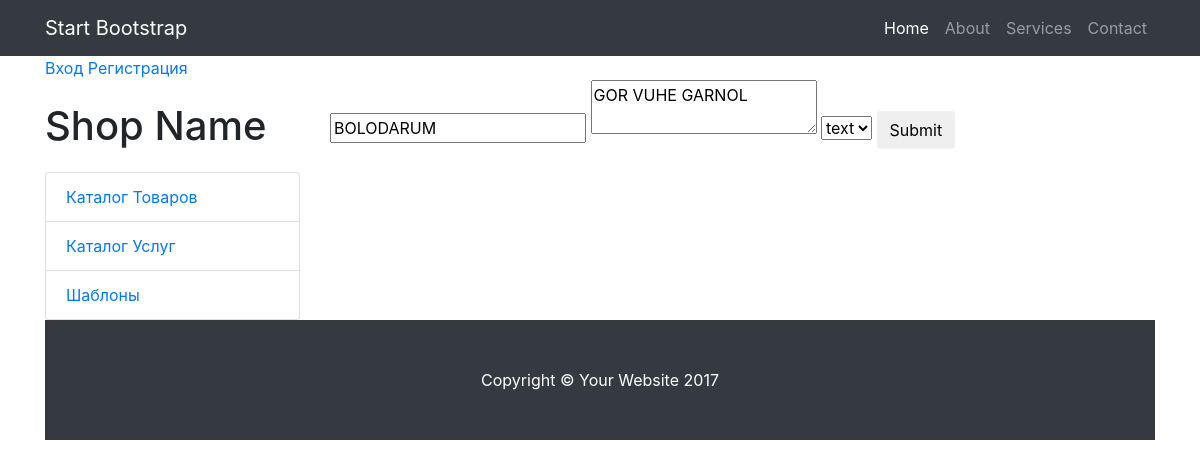
/prodedit.php?id=8, run on the app's committed database.
### tables this page shows
CREATE TABLE IF NOT EXISTS `catalogs` (
  `id` int(11) NOT NULL AUTO_INCREMENT,
  `name` tinytext NOT NULL,
  `body` text NOT NULL,
  `type` tinytext NOT NULL,
  PRIMARY KEY (`id`)
);

CREATE TABLE IF NOT EXISTS `products` (
  `id` int(11) NOT NULL AUTO_INCREMENT,
  `name` tinytext NOT NULL,
  `body` text NOT NULL,
  `picture` tinytext NOT NULL,
  `price` tinytext NOT NULL,
  `vip` tinytext NOT NULL,
  `putdate` tinytext NOT NULL,
  `url` tinytext NOT NULL,
  `product_code` tinytext NOT NULL,
  `status` tinytext NOT NULL,
  `catalog_id` int(11) NOT NULL,
  `user_id` int(11) NOT NULL,
  PRIMARY KEY (`id`)
);

### prodedit.php (the view, shortened to what this page needs)
<?php require_once('templates/top.php');
if($_GET['id']){
	$id = (int)$_GET['id'];
}else{
	$id=0;
}
$query ="SELECT * FROM products WHERE id=$id";
$adr = mysqli_query($db_con,$query);
$product = mysqli_fetch_array($adr);
?>
<form action="prodedit.php?id=<? echo $id?>">
<input type="text" name="text" value="<? echo$product['name']?>" />
<textarea name="body">
<? echo $product['body']?>
</textarea>
<select>
<option
<?($products['catalog_id'] ==$cats['id'])?'selected':''?>>
text</option>
</select>
  <button type="submit" class="btn btn-default">Submit</button>
</form>
<?php require_once('templates/bottom.php'); ?>

### templates/top.php (shortened to what this page needs)
<?php require_once('config/config.php'); ?>
<!DOCTYPE html>
<html lang="en">
  <head>
    <link href="vendor/bootstrap/css/bootstrap.min.css" rel="stylesheet">
    <link href="css/shop-homepage.css" rel="stylesheet">
  </head>
  <body>
    <nav class="navbar navbar-expand-lg navbar-dark bg-dark fixed-top">
      <div class="container">
        <a class="navbar-brand" href="#">Start Bootstrap</a>
        <div class="collapse navbar-collapse" id="navbarResponsive">
          <ul class="navbar-nav ml-auto">
            <li class="nav-item active">
              <a class="nav-link" href="#">Home
              </a>
            </li>
            <li class="nav-item">
              <a class="nav-link" href="static.php?url=About">About</a>
            </li>
            <li class="nav-item">
              <a class="nav-link" href="static.php?url=services">Services</a>
            </li>
            <li class="nav-item">
              <a class="nav-link" href="static.php?url=contacts">Contact</a>
            </li>
          </ul>
        </div>
      </div>
    </nav>
    <div class="container">
	<?php
	if(isset($_SESION['user_id'])){
		?>
		<a href="cabinet.php">Кабинет</a>
		<a href="logout.php">Выход</a>
		<?php
	}else {
		?>
		<a href="login.php">Вход</a>
		<a href="register.php">Регистрация</a>
		<?php
	}
	?>
      <div class="row">
        <div class="col-lg-3">
          <h1 class="my-4">Shop Name</h1>
          <div class="list-group">
		  <?
		  $query="SELECT*FROM catalogs WHERE type='main'";
		  $adr=mysqli_query($db_con,$query);
		  while($tbl_catalogs=mysqli_fetch_array($adr)){
			  ?>
			  <a href="catalog.php?id=<?=$tbl_catalogs['id']?>" class="list-group-item">
			  <?=$tbl_catalogs['name']?>
			  </a>
			  <?
		  }
		  ?>
          </div>
        </div>
        <div class="col-lg-9">

### css/shop-homepage.css (style rules this page uses)
body { padding-top: 54px; }
@media (min-width: 992px) { body { padding-top: 56px; } }

### data on the page
catalogs: name "Каталог Товаров"
catalogs: name "Каталог Услуг"
catalogs: name "Шаблоны"
products: text "BOLODARUM", body "GOR VUHE GARNOL"
